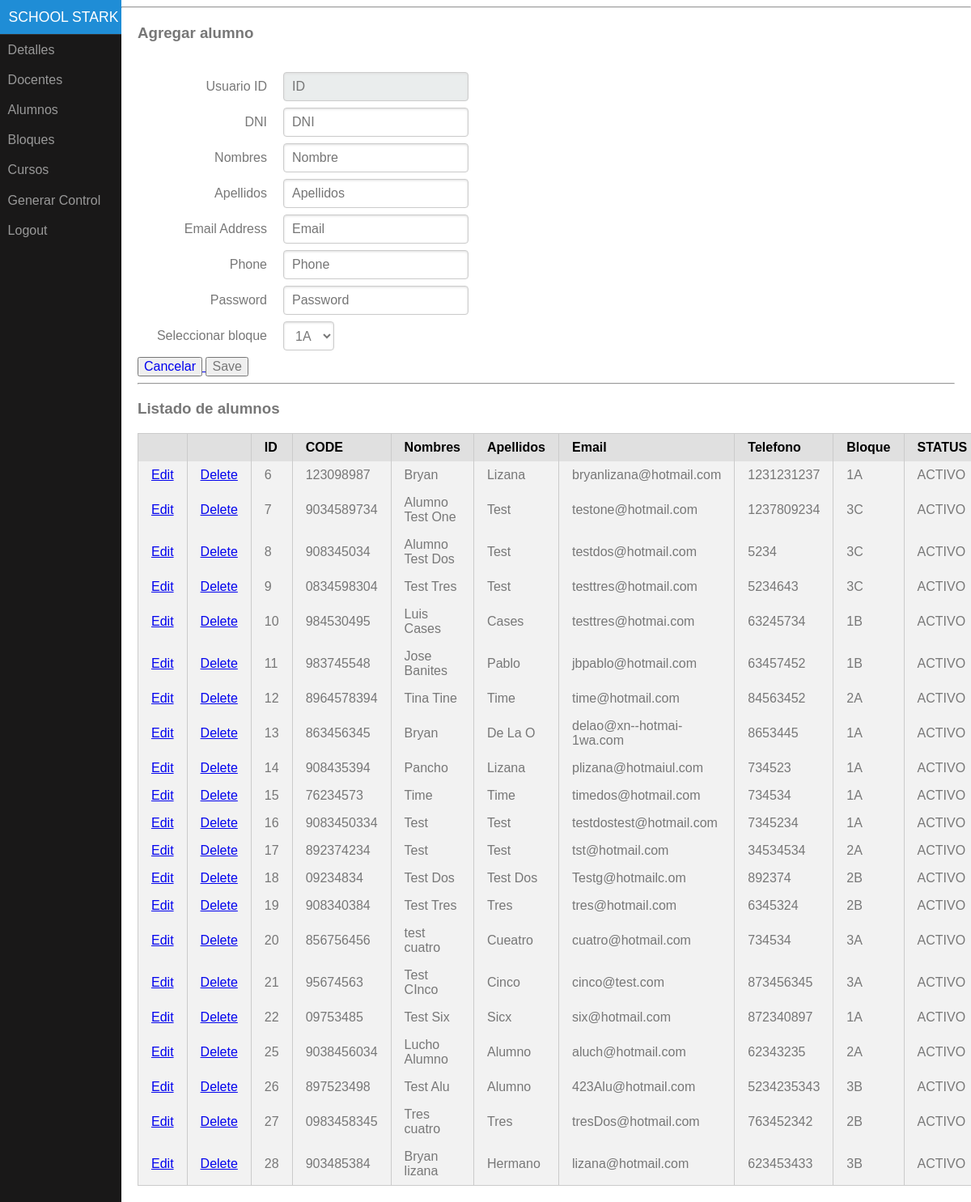
The page /admin/alumnos/ (signed in) on the database its author committed.
### tables this page shows
CREATE TABLE `menu` (
  `id_menu` int(11) NOT NULL,
  `code_menu` varchar(100) NOT NULL,
  `type_us` varchar(30) NOT NULL,
  `name` varchar(255) DEFAULT NULL
);

CREATE TABLE `users` (
  `id_user` int(11) NOT NULL,
  `name` varchar(30) NOT NULL,
  `last_name` varchar(30) NOT NULL,
  `code` varchar(30) NOT NULL,
  `status` varchar(10) NOT NULL DEFAULT 'ACTIVO',
  `email` varchar(50) DEFAULT NULL,
  `phone` varchar(20) DEFAULT NULL,
  `password` varchar(30) NOT NULL,
  `type_us` varchar(20) NOT NULL
);

### models/conexion.php (called while the page is built, shortened)
<?php
class DB
{
    private $host = "localhost";
    private $user_server = "root";
    private $pass_server = "";
    private $name_database = "db_school_stark";
    private $db;
    function __construct()
    {
        try {
         $this->db = new PDO('mysql:host='.$this->host.';dbname='.$this->name_database.'', $this->user_server, $this->pass_server);
        } catch (PDOException $e) {
            echo '<pre>'; var_dump( $e ); echo '</pre>'; die;
            die();
        } catch (Exception $e) {
            echo '<pre>'; var_dump( $e ); echo '</pre>'; die;
        die();
        }
    }
    public function query($sql_prepare,$array_data = null,$type = "ALL")
    {
        $prepare =    $this->db->prepare($sql_prepare);
        $prepare->execute($array_data);
       switch ($type) {
           case 'ALL':
                $datalist =   $prepare->fetchAll();
               break;
           default:
              $datalist =   $prepare->fetch();
               break;
       }
        return $datalist;
    }
}
$db_class = new DB();

### models/users.php (called while the page is built, shortened)
<?php
require_once('conexion.php');
class Users
{
    public $id_user = null;
    public $type_us = null;
    public function list_nav()
    {
        global $db_class;
       $data = array(':type_us' => $this->type_us );
       $data_list =  $db_class->query("SELECT name,code_menu FROM menu where type_us = :type_us",$data);
       return $data_list;
    }
        public function list_user()
        {
            global $db_class;
            if (empty($this->id_user) ) {
               if (empty($this->type_us)) {
                    $sql = "SELECT * FROM users";
                    $r  = $db_class->query($sql);
               }else {
                    $data = array(':type_us' => $this->type_us );
                    $sql = "SELECT * FROM users where type_us = :type_us";
                    $r  = $db_class->query($sql,$data);
               }
            }else {
                $sql = "SELECT * FROM users where id_user = :id_user";
                $data = array(':id_user' => $this->id_user );
                $r =  $db_class->query($sql,$data);
            }
            return $r;
        }
}

### models/bloques.php (called while the page is built, shortened)
<?php
require_once(ROOT.'/models/conexion.php');
class Bloques
{
    public function list_bloque_vacantes()
    {
        global $db_class;
        $sql = "SELECT * FROM bloques where num_actual_alu < num_max_vacante";
        $r  = $db_class->query($sql);
        return $r;
    }
}

### models/alumnos.php (called while the page is built, shortened)
<?php
require_once('/conexion.php');
require_once('/users.php');
class Alumnos extends Users
{
    public function list_alumno()
    {
        global $db_class;
        $this->type_us = "ALUMNO";
        $r_users = self::list_user();
        $i = 0;
        $r = null;
        foreach ($r_users as  $r_user) {
            $data = array(':id_user' => $r_user['id_user'] );
            $sql = "SELECT b.code,b.id_bloque FROM bloques as b inner join bloque_alumnos as ba on ba.id_bloque = b.id_bloque where ba.id_user_alumno = :id_user limit 1";
            $bloque = $db_class->query($sql,$data,'ROW');
           $r_users[$i]['bloque'] = $bloque['code'];
           $r_users[$i]['id_bloque'] = $bloque['id_bloque'];
           if ($r_users[$i]['status'] == 'ACTIVO') {
              $r[] = $r_users[$i];
           }
           $i++;
        }
        return $r;
    }
}

### views/admin/alumnos.php (the view, shortened to what this page needs)
<?php require_once(ROOT.'/models/bloque_alumnos.php') ?>
<?php require_once(ROOT.'/models/bloques.php') ?>
<?php require_once(ROOT.'/models/users.php') ?>
<?php require_once(ROOT.'/models/alumnos.php') ?>
 <?php
$bloque =  new Bloques();
$bloques = $bloque->list_bloque_vacantes();
  ?>
<div class="main">
    <?php $string = (!isset($data['id_alumno'])) ? 'Agregar': 'Editar' ?>
    <h3> <?php echo $string ?> alumno</h3>
    <label for="error"><?php  echo $info = ( isset($info) && !empty($info) ) ? $info : "" ?></label><br>
    <form method="POST"  class="pure-form pure-form-aligned" >
        <div class="pure-control-group">
            <label for="id">Usuario ID </label>
            <input id="id" name="id_user_text" name="id_user"  type="text" disabled placeholder="ID" value="<?php echo($data['id_user']) ?>" >
        </div>
        <div class="pure-control-group">
            <label for="dni">DNI</label>
            <input id="dni" name="code"  type="number" placeholder="DNI" value="<?php echo($data['code']) ?>" >
        </div>
        <div class="pure-control-group">
            <label for="name">Nombres</label>
            <input id="name" name="name"  type="text" placeholder="Nombre" value="<?php echo($data['name']) ?>" >
        </div>
        <div class="pure-control-group">
            <label for="lastname">Apellidos</label>
            <input id="lastname" name="last_name"  type="text" placeholder="Apellidos" value="<?php echo($data['last_name']) ?>" >
        </div>
        <div class="pure-control-group">
            <label for="email">Email Address</label>
            <input id="email" name="email"  type="email" placeholder="Email" value="<?php echo($data['email']) ?>" >
        </div>
        <div class="pure-control-group">
            <label for="phone">Phone</label>
            <input id="phone" name="phone"  type="number" placeholder="Phone" value="<?php echo($data['phone']) ?>" >
        </div>
        <div class="pure-control-group">
            <label for="password">Password</label>
            <input id="password" name="password"  type="password" placeholder="Password" value="<?php echo($data['password']) ?>" >
        </div>
        <div class="pure-control-group">
            <label for="password">Seleccionar bloque</label>
               <select id="state" class="pure-input-1-5" name="id_bloque">
                <?php foreach ($bloques as $blo): ?>
                    <?php $selected = ($data['id_bloque'] == $blo['id_bloque']) ? 'selected':''  ?>
                    <option value="<?php echo $blo['id_bloque'] ?>"  <?php echo $selected ?> ><?php echo $blo['code'] ?></option>
                <?php endforeach ?>
                </select>
         </div>
        <a href="<?php  echo '/'.strtolower($_SESSION['user']['type_us']).'/alumnos/' ?>"> <button type="button">Cancelar</button> </a>
        <input type="submit" name="" value="Save">
    </form>
    <hr>
    <h3>Listado de alumnos</h3>
    <?php
    $alumno =  new Alumnos();
    $data = $alumno->list_alumno();
     ?>
     <table class="pure-table">
    <thead>
        <tr>
            <th></th>
            <th></th>
            <th>ID</th>
            <th>CODE</th>
            <th>Nombres</th>
            <th>Apellidos</th>
            <th>Email</th>
            <th>Telefono</th>
            <th>Bloque</th>
            <th>STATUS</th>
        </tr>
    </thead>
    <tbody>
    <?php foreach ($data as $alumno): ?>
        <tr class="pure-table-odd">
            <td><a href="<?php echo '/'.strtolower($_SESSION['user']['type_us']).'/alumnos/'.$alumno['id_user'].'/' ?>">Edit</a></td>
            <td><a href="<?php echo '/'.strtolower($_SESSION['user']['type_us']).'/del-alumno/'.$alumno['id_user'].'/' ?>">Delete</a></td>
            <td><?php echo $alumno['id_user'] ?></td>
            <td><?php echo $alumno['code'] ?></td>
            <td><?php echo $alumno['name'] ?></td>
            <td><?php echo $alumno['last_name'] ?></td>
            <td><?php echo $alumno['email'] ?></td>
            <td><?php echo $alumno['phone'] ?></td>
            <td><?php echo $alumno['bloque'] ?></td>
            <td><?php echo $alumno['status'] ?></td>
        </tr>
    <?php endforeach ?>
        </tbody>
    </table>
</div>

### views/templates/nav.php (shortened to what this page needs)
<div id="menu">
    <div class="pure-menu">
        <a class="pure-menu-heading" href="<?php echo '/'.strtolower($_SESSION['user']['type_us']).'/' ?>">School Stark</a>
        <ul class="pure-menu-list">
            <?php
                $user =  new Users();
                $user->type_us =  $_SESSION['user']['type_us'];
                $list_nav = $user->list_nav();
             ?>
             <?php foreach ($list_nav as $nav): ?>
             <?php $url_nav = '/'.strtolower($_SESSION['user']['type_us']).'/'.$nav['code_menu'].'/' ; ?>
                <li class="pure-menu-item"><a href="<?php echo $url_nav ?>" class="pure-menu-link"><?php echo  $nav['name'] ?></a></li>
             <?php endforeach ?>
                <li class="pure-menu-item"><a href="/logout/" class="pure-menu-link">Logout</a></li>
        </ul>
    </div>
</div>

### views/assets/css/pure.css (style rules this page uses)
.pure-table,table { border-collapse:collapse;border-spacing:0 }
html { font-family:sans-serif;-ms-text-size-adjust:100%;-webkit-text-size-adjust:100% }
body { margin:0 }
a { background-color:transparent }
hr { box-sizing:content-box;height:0 }
button,input,optgroup,select,textarea { color:inherit;font:inherit;margin:0 }
.pure-button,input { line-height:normal }
button { overflow:visible }
button,select { text-transform:none }
button,html input[type=button],input[type=reset],input[type=submit] { -webkit-appearance:button;cursor:pointer }
button[disabled],html input[disabled] { cursor:default }
.pure-button,.pure-form input:not([type]),.pure-menu { box-sizing:border-box }
legend,td,th { padding:0 }
.pure-form input[type=password],.pure-form input[type=email],.pure-form input[type=url],.pure-form input[type=date],.pure-form input[type=month],.pure-form input[type=time],.pure-form input[type=datetime],.pure-form input[type=datetime-local],.pure-form input[type=week],.pure-form input[type=tel],.pure-form input[type=color],.pure-form input[type=number],.pure-form input[type=search],.pure-form input[type=text],.pure-form select,.pure-form textarea { padding:.5em .6em;display:inline-block;border:1px solid #ccc;box-shadow:inset 0 1px 3px #ddd;border-radius:4px;vertical-align:middle;box-sizing:border-box }
.pure-form input:not([type])[disabled],.pure-form input[type=password][disabled],.pure-form input[type=email][disabled],.pure-form input[type=url][disabled],.pure-form input[type=date][disabled],.pure-form input[type=month][disabled],.pure-form input[type=time][disabled],.pure-form input[type=datetime][disabled],.pure-form input[type=datetime-local][disabled],.pure-form input[type=week][disabled],.pure-form input[type=tel][disabled],.pure-form input[type=color][disabled],.pure-form input[type=number][disabled],.pure-form input[type=search][disabled],.pure-form input[type=text][disabled],.pure-form select[disabled],.pure-form textarea[disabled] { cursor:not-allowed;background-color:#eaeded;color:#cad2d3 }
.pure-form select { height:2.25em;border:1px solid #ccc;background-color:#fff }
.pure-form label { margin:.5em 0 .2em }
.pure-form-aligned .pure-help-inline,.pure-form-aligned input,.pure-form-aligned select,.pure-form-aligned textarea,.pure-form-message-inline { display:inline-block;vertical-align:middle }
.pure-form-aligned .pure-control-group { margin-bottom:.5em }
.pure-form-aligned .pure-control-group label { text-align:right;display:inline-block;vertical-align:middle;width:10em;margin:0 1em 0 0 }
.pure-menu-item,.pure-menu-list { position:relative }
.pure-menu-list { list-style:none;margin:0;padding:0 }
.pure-menu-item { padding:0;margin:0;height:100% }
.pure-menu-heading,.pure-menu-link { display:block;text-decoration:none;white-space:nowrap }
.pure-menu-heading { text-transform:uppercase;color:#565d64 }
.pure-menu-link { color:#777 }
.pure-menu-disabled,.pure-menu-heading,.pure-menu-link { padding:.5em 1em }
.pure-table { empty-cells:show;border:1px solid #cbcbcb }
.pure-table td,.pure-table th { border-left:1px solid #cbcbcb;border-width:0 0 0 1px;font-size:inherit;margin:0;overflow:visible;padding:.5em 1em }
.pure-table td:first-child,.pure-table th:first-child { border-left-width:0 }
.pure-table thead { background-color:#e0e0e0;color:#000;text-align:left;vertical-align:bottom }
.pure-table td { background-color:transparent }
.pure-table-odd td,.pure-table-striped tr:nth-child(2n-1) td { background-color:#f2f2f2 }

### views/assets/css/main.css (style rules this page uses)
body { color: #777; }
.main { margin: 20px; }
#layout, #menu, .menu-link { -webkit-transition: all 0.2s ease-out; -moz-transition: all 0.2s ease-out; -ms-transition: all 0.2s ease-out; -o-transition: all 0.2s ease-out; transition: all 0.2s ease-out; }
#menu { margin-left: -150px; width: 150px; position: fixed; top: 0; left: 0; bottom: 0; z-index: 1000; background: #191818; overflow-y: auto; -webkit-overflow-scrolling: touch; }
#menu a { color: #999; border: none; padding: 0.6em 0 0.6em 0.6em; }
#menu .pure-menu, #menu .pure-menu ul { border: none; background: transparent; }
#menu .pure-menu ul, #menu .pure-menu .menu-item-divided { border-top: 1px solid #333; }
#menu .pure-menu-selected, #menu .pure-menu-heading { background: #1f8dd6; }
#menu .pure-menu-heading { font-size: 110%; color: #fff; margin: 0; }
@media (min-width: 48em) { #menu { left: 150px; } }

### rows shown on the page
menu: name "Detalles"
menu: name "Docentes"
menu: name "Alumnos"
menu: name "Bloques"
menu: name "Cursos"
menu: name "Generar Control"
users: id_user "6", code "123098987", name "Bryan", last_name "Lizana", email "bryanlizana@hotmail.com", phone "1231231237", bloque "1A", status "ACTIVO"
users: id_user "7", code "9034589734", name "Alumno Test One", last_name "Test", email "testone@hotmail.com", phone "1237809234", bloque "3C", status "ACTIVO"
users: id_user "8", code "908345034", name "Alumno Test Dos", last_name "Test", email "testdos@hotmail.com", phone "5234", bloque "3C", status "ACTIVO"
users: id_user "9", code "0834598304", name "Test Tres", last_name "Test", email "testtres@hotmail.com", phone "5234643", bloque "3C", status "ACTIVO"
users: id_user "10", code "984530495", name "Luis Cases", last_name "Cases", email "testtres@hotmai.com", phone "63245734", bloque "1B", status "ACTIVO"
users: id_user "11", code "983745548", name "Jose Banites", last_name "Pablo", email "jbpablo@hotmail.com", phone "63457452", bloque "1B", status "ACTIVO"
users: id_user "12", code "8964578394", name "Tina Tine", last_name "Time", email "time@hotmail.com", phone "84563452", bloque "2A", status "ACTIVO"
users: id_user "13", code "863456345", name "Bryan", last_name "De La O", email "delao@xn--hotmai-1wa.com", phone "8653445", bloque "1A", status "ACTIVO"
users: id_user "14", code "908435394", name "Pancho", last_name "Lizana", email "plizana@hotmaiul.com", phone "734523", bloque "1A", status "ACTIVO"
users: id_user "15", code "76234573", name "Time", last_name "Time", email "timedos@hotmail.com", phone "734534", bloque "1A", status "ACTIVO"
users: id_user "16", code "9083450334", name "Test", last_name "Test", email "testdostest@hotmail.com", phone "7345234", bloque "1A", status "ACTIVO"
users: id_user "17", code "892374234", name "Test", last_name "Test", email "tst@hotmail.com", phone "34534534", bloque "2A", status "ACTIVO"
users: id_user "18", code "09234834", name "Test Dos", last_name "Test Dos", email "Testg@hotmailc.om", phone "892374", bloque "2B", status "ACTIVO"
users: id_user "19", code "908340384", name "Test Tres", last_name "Tres", email "tres@hotmail.com", phone "6345324", bloque "2B", status "ACTIVO"
users: id_user "20", code "856756456", name "test cuatro", last_name "Cueatro", email "cuatro@hotmail.com", phone "734534", bloque "3A", status "ACTIVO"
users: id_user "21", code "95674563", name "Test CInco", last_name "Cinco", email "cinco@test.com", phone "873456345", bloque "3A", status "ACTIVO"
users: id_user "22", code "09753485", name "Test Six", last_name "Sicx", email "six@hotmail.com", phone "872340897", bloque "1A", status "ACTIVO"
users: id_user "25", code "9038456034", name "Lucho Alumno", last_name "Alumno", email "aluch@hotmail.com", phone "62343235", bloque "2A", status "ACTIVO"
users: id_user "26", code "897523498", name "Test Alu", last_name "Alumno", email "423Alu@hotmail.com", phone "5234235343", bloque "3B", status "ACTIVO"
users: id_user "27", code "0983458345", name "Tres cuatro", last_name "Tres", email "tresDos@hotmail.com", phone "763452342", bloque "2B", status "ACTIVO"
users: id_user "28", code "903485384", name "Bryan lizana", last_name "Hermano", email "lizana@hotmail.com", phone "623453433", bloque "3B", status "ACTIVO"

### other values the page prints
$string "Agregar"
form field id_bloque "1A"
